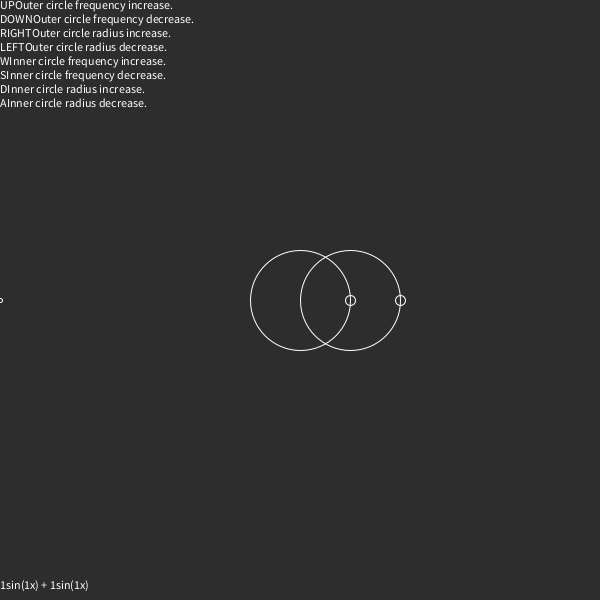
Frame 1 (no input)
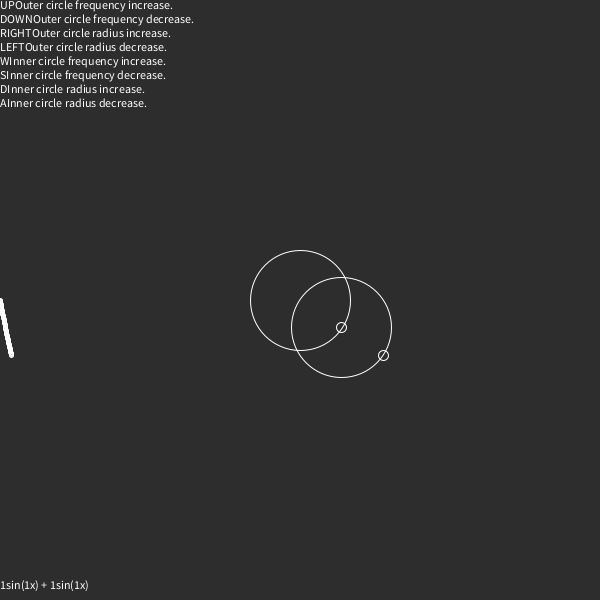
Frame 60 (the mouse pressed at the canvas centre just before this capture)
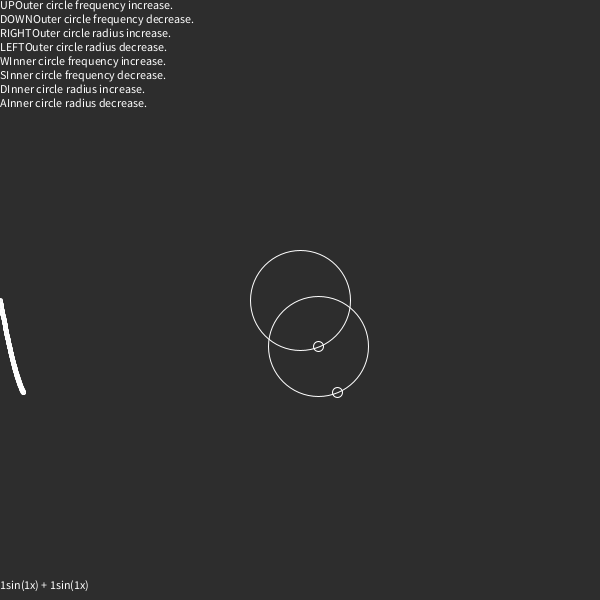
Frame 120 (the mouse held since frame 60 and released just before this capture)

The Processing sketch that drew these frames (run headless with seeded random() and noise(); from frame 60 on, the mouse is pressed at the canvas centre):

// Processing sketch: proj78
// ── proj78.pde
import java.util.ArrayList;

void setup() {
	size(600,600);
	noFill();
	stroke(255);
	textAlign(LEFT, TOP);
}

float time = 0;

ArrayList<float[]> points = new ArrayList<float[]>();

void draw() {
	background(45);
	drawCircle(time);
	drawPoints();
	drawText();
	time += 0.01;
}

void circle(float x, float y, float r) {
	ellipse(x, y, r * 2, r * 2);
}

	float r1 = 1;
	float f1 = 1;
	float r2 = 1;
	float f2 = 1;

void drawCircle(float t) { 

	circle(width/2, height/2, 50 * r1);

	float x1 = width/2 + 50 * r1 * cos(f1 * t);
	float y1 = height/2 + 50 * r1 * sin(f1 * t);

	circle(x1, y1, 5);

	circle(x1, y1, 50 * r2);

	float x2 = x1 + 50 * r2 * cos(f2 * t);
	float y2 = y1 + 50 * r2 * sin(f2 * t);

	circle(x2, y2, 5);

	points.add(new float[]{t*20, y2});
}

void drawPoints() {
	for(float[] p: points) {
		circle(p[0], p[1], 2);
	}
}

void drawText() {
	text("UP\tOuter circle frequency increase.\n" + 
		"DOWN\tOuter circle frequency decrease.\n" + 
		"RIGHT\tOuter circle radius increase.\n" + 
		"LEFT\tOuter circle radius decrease.\n" + 
		"W\tInner circle frequency increase.\n" + 
		"S\tInner circle frequency decrease.\n" + 
		"D\tInner circle radius increase.\n" + 
		"A\tInner circle radius decrease.\n", 0, 0);

	text(String.format("%.0fsin(%.0fx) + %.0fsin(%.0fx)", r1, f1, r2, f2), 0, height - 20);
}

void keyPressed() {
	if(keyCode == UP) 	 f1++;
	if(keyCode == DOWN)  f1 = f1 - 1 <= 0 ? 1 : f1 - 1;
	if(keyCode == LEFT)  r1 = r1 - 1 <= 0 ? 1 : r1 - 1;
	if(keyCode == RIGHT) r1++;

	if(key == 'w') f2++;
	if(key == 's') f2 = f2 - 1 <= 0 ? 1 : f2 - 1;
	if(key == 'd') r2 = r2 - 1 <= 0 ? 1 : r2 - 1;
	if(key == 'a') r2++;

	points.clear();
	time = 0;
}
